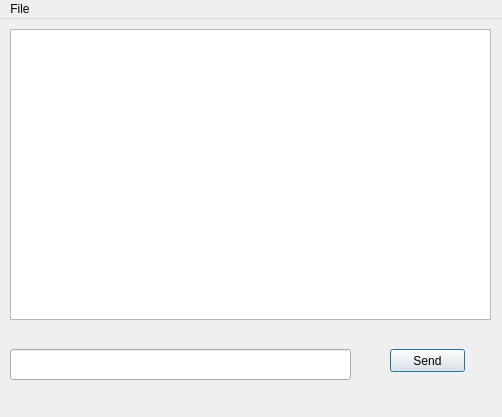
<?xml version="1.0" encoding="UTF-8"?>
<ui version="4.0">
 <class>MainWindow</class>
 <widget class="QMainWindow" name="MainWindow">
  <property name="geometry">
   <rect>
    <x>0</x>
    <y>0</y>
    <width>502</width>
    <height>417</height>
   </rect>
  </property>
  <property name="windowTitle">
   <string>MainWindow</string>
  </property>
  <widget class="QWidget" name="centralWidget">
   <widget class="QTextBrowser" name="textBrowser">
    <property name="geometry">
     <rect>
      <x>10</x>
      <y>10</y>
      <width>481</width>
      <height>291</height>
     </rect>
    </property>
   </widget>
   <widget class="QLineEdit" name="lineEdit">
    <property name="geometry">
     <rect>
      <x>10</x>
      <y>330</y>
      <width>341</width>
      <height>31</height>
     </rect>
    </property>
   </widget>
   <widget class="QPushButton" name="pushButton">
    <property name="geometry">
     <rect>
      <x>390</x>
      <y>330</y>
      <width>75</width>
      <height>23</height>
     </rect>
    </property>
    <property name="text">
     <string>Send</string>
    </property>
    <property name="autoDefault">
     <bool>false</bool>
    </property>
    <property name="default">
     <bool>true</bool>
    </property>
   </widget>
  </widget>
  <widget class="QMenuBar" name="menuBar">
   <property name="geometry">
    <rect>
     <x>0</x>
     <y>0</y>
     <width>502</width>
     <height>21</height>
    </rect>
   </property>
   <widget class="QMenu" name="menuFile">
    <property name="title">
     <string>File</string>
    </property>
    <addaction name="actionQuit"/>
   </widget>
   <addaction name="menuFile"/>
  </widget>
  <action name="actionQuit">
   <property name="text">
    <string>Quit</string>
   </property>
  </action>
 </widget>
 <layoutdefault spacing="6" margin="11"/>
 <resources/>
 <connections/>
</ui>
